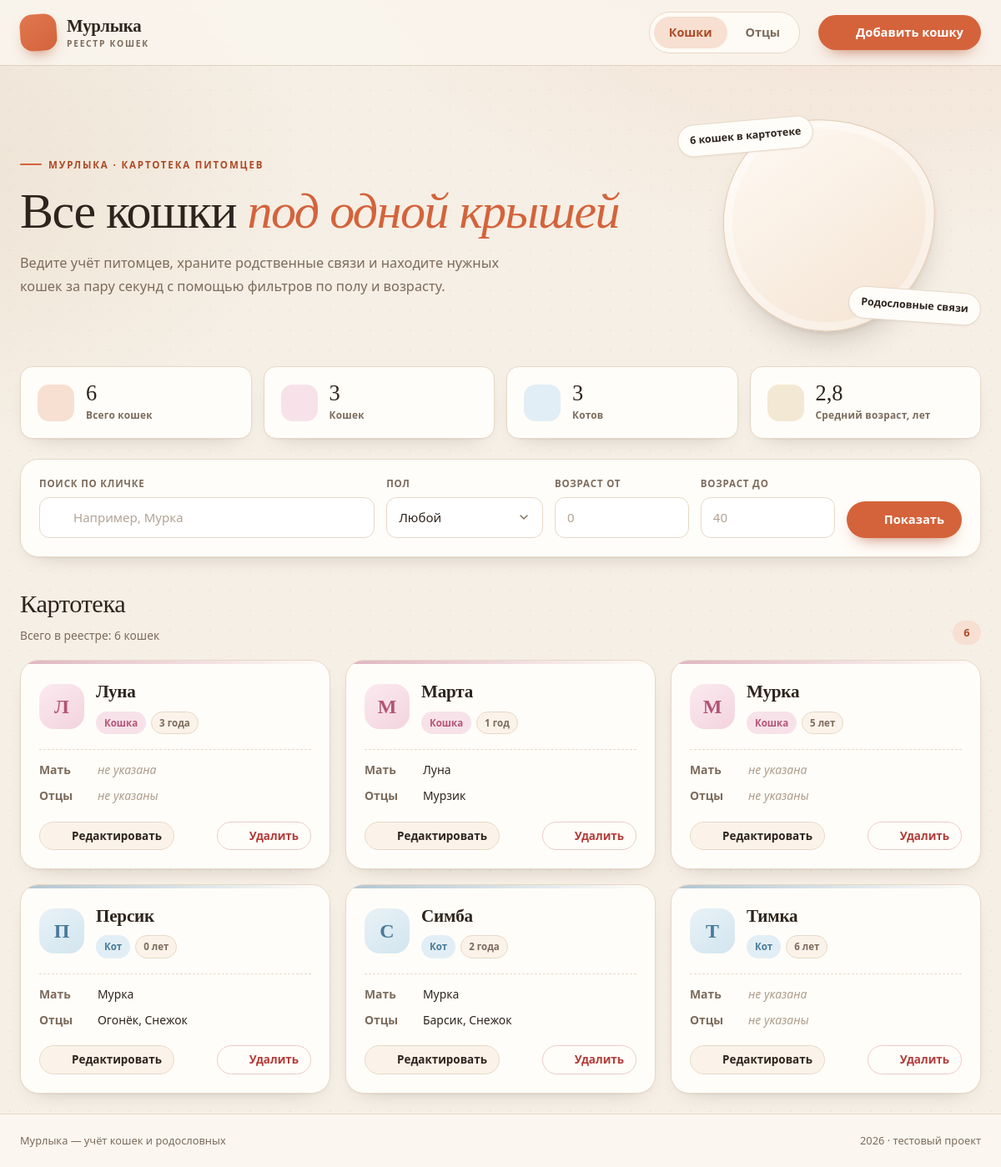
The page / on the database its author committed.
### tables this page shows
CREATE TABLE cats (
    id INT UNSIGNED NOT NULL AUTO_INCREMENT,
    name VARCHAR(100) NOT NULL,
    sex ENUM('male', 'female') NOT NULL,
    age TINYINT UNSIGNED NOT NULL DEFAULT 0,
    mother_id INT UNSIGNED NULL DEFAULT NULL,
    created_at TIMESTAMP NOT NULL DEFAULT CURRENT_TIMESTAMP,
    PRIMARY KEY (id),
    KEY idx_cats_sex (sex),
    KEY idx_cats_age (age),
    KEY idx_cats_mother (mother_id),
    CONSTRAINT fk_cats_mother FOREIGN KEY (mother_id) REFERENCES cats (id)
        ON DELETE SET NULL
        ON UPDATE CASCADE
);

### db.php (called while the page is built, shortened)
<?php
function db(): PDO
{
    static $pdo = null;
    if ($pdo instanceof PDO) {
        return $pdo;
    }
    $dsn = sprintf('mysql:host=%s;dbname=%s;charset=%s', DB_HOST, DB_NAME, DB_CHARSET);
    try {
        $pdo = new PDO($dsn, DB_USER, DB_PASS, [
            PDO::ATTR_ERRMODE => PDO::ERRMODE_EXCEPTION,
            PDO::ATTR_DEFAULT_FETCH_MODE => PDO::FETCH_ASSOC,
            PDO::ATTR_EMULATE_PREPARES => false,
        ]);
    } catch (PDOException $exception) {
        error_log('Database connection failed: ' . $exception->getMessage());
        http_response_code(500);
        exit('Не удалось подключиться к базе данных. Проверьте настройки подключения.');
    }
    return $pdo;
}

### index.php (the view, shortened to what this page needs)
<?php
require_once __DIR__ . '/helpers.php';
require_once __DIR__ . '/db.php';
$q = trim((string) ($_GET['q'] ?? ''));
$sex = (string) ($_GET['sex'] ?? '');
if (!in_array($sex, ['male', 'female'], true)) {
    $sex = '';
}
$ageMin = int_query('age_min', 0, 40);
$ageMax = int_query('age_max', 0, 40);
$params = [];
$sql = "
    SELECT
        c.id,
        c.name,
        c.sex,
        c.age,
        c.mother_id,
        m.name AS mother_name,
        (
            SELECT GROUP_CONCAT(f.name ORDER BY f.name SEPARATOR ', ')
            FROM cat_fathers cf
            INNER JOIN fathers f ON f.id = cf.father_id
            WHERE cf.cat_id = c.id
        ) AS fathers_names
    FROM cats c
    LEFT JOIN cats m ON m.id = c.mother_id
";
$sql .= ' ORDER BY c.name ASC, c.id ASC';
$statement = db()->prepare($sql);
$statement->execute($params);
$cats = $statement->fetchAll();
$stats = db()->query(
    "SELECT
        COUNT(*) AS total,
        COALESCE(SUM(sex = 'female'), 0) AS females,
        COALESCE(SUM(sex = 'male'), 0) AS males,
        COALESCE(AVG(age), 0) AS avg_age
     FROM cats"
)->fetch();
$total = (int) $stats['total'];
$hasFilters = $q !== '' || $sex !== '' || $ageMin !== null || $ageMax !== null;
$averageAge = $total > 0 ? number_format((float) $stats['avg_age'], 1, ',', '') : '—';
$activeNav = 'cats';
require __DIR__ . '/partials/header.php';
?>
<section class="hero">
    <div class="hero-copy">
        <span class="eyebrow"><?= e(SITE_NAME) ?> · картотека питомцев</span>
        <h1>Все кошки <em>под одной крышей</em></h1>
        <p>
            Ведите учёт питомцев, храните родственные связи и находите нужных кошек
            за пару секунд с помощью фильтров по полу и возрасту.
        </p>
    </div>
    <div class="hero-art" aria-hidden="true">
        <div class="hero-paw">
            <?= icon('paw', 'hero-paw-icon') ?>
        </div>
        <span class="hero-chip hero-chip--one"><?= e(cats_count($total)) ?> в картотеке</span>
        <span class="hero-chip hero-chip--two">Родословные связи</span>
    </div>
</section>
<section class="stats-grid" aria-label="Статистика">
    <article class="stat-card">
        <span class="stat-icon stat-icon--accent"><?= icon('paw') ?></span>
        <span class="stat-body">
            <span class="stat-value"><?= $total ?></span>
            <span class="stat-label">Всего кошек</span>
        </span>
    </article>
    <article class="stat-card">
        <span class="stat-icon stat-icon--female"><?= icon('female') ?></span>
        <span class="stat-body">
            <span class="stat-value"><?= (int) $stats['females'] ?></span>
            <span class="stat-label">Кошек</span>
        </span>
    </article>
    <article class="stat-card">
        <span class="stat-icon stat-icon--male"><?= icon('male') ?></span>
        <span class="stat-body">
            <span class="stat-value"><?= (int) $stats['males'] ?></span>
            <span class="stat-label">Котов</span>
        </span>
    </article>
    <article class="stat-card">
        <span class="stat-icon stat-icon--sand"><?= icon('clock') ?></span>
        <span class="stat-body">
            <span class="stat-value"><?= e($averageAge) ?></span>
            <span class="stat-label">Средний возраст, лет</span>
        </span>
    </article>
</section>
<section class="panel filter-panel" aria-label="Фильтры">
    <form method="get" action="index.php" class="filter-form">
        <div class="field field--search">
            <label for="filter-q">Поиск по кличке</label>
            <div class="input-with-icon">
                <input
                    class="input"
                    type="search"
                    id="filter-q"
                    name="q"
                    value="<?= e($q) ?>"
                    placeholder="Например, Мурка"
                    autocomplete="off"
                >
            </div>
        </div>
        <div class="field">
            <label for="filter-sex">Пол</label>
            <select class="select" id="filter-sex" name="sex">
                <option value="">Любой</option>
            </select>
        </div>
        <div class="field">
            <label for="filter-age-min">Возраст от</label>
            <input
                class="input"
                type="number"
                id="filter-age-min"
                name="age_min"
                min="0"
                max="40"
                value="<?= $ageMin !== null ? e((string) $ageMin) : '' ?>"
                placeholder="0"
            >
        </div>
        <div class="field">
            <label for="filter-age-max">Возраст до</label>
            <input
                class="input"
                type="number"
                id="filter-age-max"
                name="age_max"
                min="0"
                max="40"
                value="<?= $ageMax !== null ? e((string) $ageMax) : '' ?>"
                placeholder="40"
            >
        </div>
        <div class="filter-actions">
            <button class="btn btn-primary" type="submit"><?= icon('search', 'icon icon-sm') ?>Показать</button>
        </div>
    </form>
</section>
<section class="cats-section" aria-label="Список кошек">
    <div class="section-head">
        <div>
            <h2><?= $hasFilters ? 'Результаты' : 'Картотека' ?></h2>
            <p class="section-sub">
                <?= $hasFilters
                    ? 'По выбранным условиям: ' . e(cats_count(count($cats)))
                    : 'Всего в реестре: ' . e(cats_count($total)) ?>
            </p>
        </div>
        <span class="count-pill"><?= count($cats) ?></span>
    </div>
    <?php if ($cats === []): ?>
        <div class="empty-state">
            <span class="empty-icon"><?= icon('paw') ?></span>
            <?php if ($hasFilters): ?>
                <h3>Ничего не нашлось</h3>
                <p>Попробуйте изменить условия фильтра или сбросить их.</p>
                <a class="btn btn-primary" href="index.php">Сбросить фильтры</a>
            <?php else: ?>
                <h3>Здесь пока пусто</h3>
                <p>Добавьте первую кошку, чтобы начать вести картотеку.</p>
                <a class="btn btn-primary" href="cat_form.php"><?= icon('plus', 'icon icon-sm') ?>Добавить кошку</a>
            <?php endif; ?>
        </div>
    <?php else: ?>
        <div class="cats-grid">
            <?php foreach ($cats as $cat): ?>
                <?php
                $catId = (int) $cat['id'];
                $catSex = (string) $cat['sex'];
                $catAge = (int) $cat['age'];
                $confirmText = 'Удалить кошку «' . $cat['name'] . '»? Запись и связи с отцами будут удалены.';
                ?>
                <article class="cat-card cat-card--<?= e($catSex) ?>">
                    <div class="cat-top">
                        <div class="cat-avatar cat-avatar--<?= e($catSex) ?>">
                            <?= e(initials((string) $cat['name'])) ?>
                        </div>
                        <div class="cat-title">
                            <h3><?= e($cat['name']) ?></h3>
                            <div class="badges">
                                <span class="badge badge-sex badge-sex--<?= e($catSex) ?>">
                                    <?= e(sex_label($catSex)) ?>
                                </span>
                                <span class="badge"><?= e(format_age($catAge)) ?></span>
                            </div>
                        </div>
                    </div>
                    <dl class="cat-details">
                        <div>
                            <dt>Мать</dt>
                            <dd>
                                <?php if ($cat['mother_name'] !== null): ?>
                                    <?= e($cat['mother_name']) ?>
                                <?php else: ?>
                                    <span class="is-empty">не указана</span>
                                <?php endif; ?>
                            </dd>
                        </div>
                        <div>
                            <dt>Отцы</dt>
                            <dd>
                                <?php if ($cat['fathers_names'] !== null): ?>
                                    <?= e($cat['fathers_names']) ?>
                                <?php else: ?>
                                    <span class="is-empty">не указаны</span>
                                <?php endif; ?>
                            </dd>
                        </div>
                    </dl>
                    <div class="cat-actions">
                        <a class="btn btn-small btn-soft" href="cat_form.php?id=<?= $catId ?>">
                            <?= icon('edit', 'icon icon-sm') ?>Редактировать
                        </a>
                        <form method="post" action="cat_delete.php" data-confirm="<?= e($confirmText) ?>">
                            <button class="btn btn-small btn-danger-ghost" type="submit">
                                <?= icon('trash', 'icon icon-sm') ?>Удалить
                            </button>
                        </form>
                    </div>
                </article>
            <?php endforeach; ?>
        </div>
    <?php endif; ?>
</section>
<?php require __DIR__ . '/partials/footer.php'; ?>

### partials/header.php (shortened to what this page needs)
<?php
$activeNav = $activeNav ?? '';
?>
<!DOCTYPE html>
<html lang="ru">
<head>
    <link rel="stylesheet" href="assets/style.css">
</head>
<body>
<header class="site-header">
    <div class="container header-inner">
        <a class="brand" href="index.php" aria-label="<?= e(SITE_NAME) ?>, на главную">
            <span class="brand-mark"><?= icon('paw') ?></span>
            <span class="brand-text">
                <strong><?= e(SITE_NAME) ?></strong>
                <small>реестр кошек</small>
            </span>
        </a>
        <nav class="main-nav" aria-label="Основная навигация">
            <a class="nav-link <?= $activeNav === 'cats' ? 'is-active' : '' ?>" href="index.php">Кошки</a>
            <a class="nav-link <?= $activeNav === 'fathers' ? 'is-active' : '' ?>" href="fathers.php">Отцы</a>
        </nav>
        <a class="btn btn-primary header-cta" href="cat_form.php">
            <?= icon('plus', 'icon icon-sm') ?>
            <span>Добавить кошку</span>
        </a>
    </div>
</header>
<main class="container main-content">

### helpers.php (shortened to what this page needs)
<?php
function e(mixed $value): string
{
    return htmlspecialchars((string) $value, ENT_QUOTES | ENT_SUBSTITUTE, 'UTF-8');
}
function sex_label(?string $sex): string
{
    return $sex === 'male' ? 'Кот' : 'Кошка';
}
function plural(int $number, string $one, string $few, string $many): string
{
    $mod100 = $number % 100;
    return match ($number % 10) {
        1 => $one,
        2, 3, 4 => $few,
        default => $many,
    };
}
function format_age(int $age): string
{
    return $age . ' ' . plural($age, 'год', 'года', 'лет');
}
function cats_count(int $count): string
{
    return $count . ' ' . plural($count, 'кошка', 'кошки', 'кошек');
}
function initials(string $name): string
{
    $name = trim($name);
    return $name === '' ? '?' : mb_strtoupper(mb_substr($name, 0, 1));
}
function int_query(string $key, int $min, int $max): ?int
{
    $raw = $_GET[$key] ?? null;
    if (!is_string($raw) || trim($raw) === '') {
        return null;
    }
    $value = filter_var($raw, FILTER_VALIDATE_INT, [
        'options' => ['min_range' => $min, 'max_range' => $max],
    ]);
    return $value === false ? null : $value;
}
function icon(string $name, string $class = 'icon'): string
{
    $paths = [
        'paw' => '<ellipse cx="5.5" cy="10.5" rx="2" ry="2.6" transform="rotate(-22 5.5 10.5)"/><ellipse cx="10" cy="5.8" rx="2" ry="2.7" transform="rotate(-8 10 5.8)"/><ellipse cx="17.4" cy="6.2" rx="2" ry="2.7" transform="rotate(14 17.4 6.2)"/><ellipse cx="20.8" cy="11.6" rx="2" ry="2.6" transform="rotate(30 20.8 11.6)"/><path d="M8.1 15.1c1-1.7 2.5-2.6 3.9-2.6s2.9.9 3.9 2.6c1.2 1.9.6 4.3-1.2 5.2-1.2.6-2.1-.3-3.4-.3s-2.3.9-3.4.3c-1.8-.9-2.4-3.3 0.2-5.2z"/>',
        'cat' => '<path d="M4.5 10.5 5.5 4l4 2.7a9.5 9.5 0 0 1 5 0L18.5 4l1 6.5v4.6a6.5 6.5 0 0 1-6.5 6.5h-2a6.5 6.5 0 0 1-6.5-6.5z"/><path d="M9.2 14.5h.01M15 14.5h.01M11 17.4h2"/>',
        'female' => '<circle cx="12" cy="9" r="5"/><path d="M12 14v7M9 18h6"/>',
        'male' => '<circle cx="10" cy="14" r="5"/><path d="m14.5 9.5 5-5M15.5 4h4.5v4.5"/>',
        'clock' => '<circle cx="12" cy="12" r="9"/><path d="M12 7.5V12l3 2"/>',
        'plus' => '<path d="M12 5v14M5 12h14"/>',
        'search' => '<circle cx="11" cy="11" r="7"/><path d="m20 20-3.6-3.6"/>',
        'edit' => '<path d="M12 20h9"/><path d="M16.6 3.4a2.1 2.1 0 0 1 3 3L7.1 18.9l-4 1 1-4z"/>',
        'trash' => '<path d="M3 6h18"/><path d="M8 6V4a1 1 0 0 1 1-1h6a1 1 0 0 1 1 1v2"/><path d="m19 6-1 14a2 2 0 0 1-2 2H8a2 2 0 0 1-2-2L5 6"/><path d="M10 11v6M14 11v6"/>',
        'arrow-left' => '<path d="M19 12H5M12 19l-7-7 7-7"/>',
        'users' => '<path d="M16 21v-2a4 4 0 0 0-4-4H6a4 4 0 0 0-4 4v2"/><circle cx="9" cy="7" r="4"/><path d="M22 21v-2a4 4 0 0 0-3-3.87M16 3.13a4 4 0 0 1 0 7.75"/>',
        'info' => '<circle cx="12" cy="12" r="9"/><path d="M12 11v5M12 8h.01"/>',
        'heart' => '<path d="M20.8 4.6a5.5 5.5 0 0 0-7.8 0L12 5.7l-1-1.1a5.5 5.5 0 0 0-7.8 7.8l1 1.1L12 21l7.8-7.5 1-1.1a5.5 5.5 0 0 0 0-7.8z"/>',
        'check' => '<path d="M20 6 9 17l-5-5"/>',
        'alert' => '<path d="M10.3 3.9 1.8 18a2 2 0 0 0 1.7 3h17a2 2 0 0 0 1.7-3L13.7 3.9a2 2 0 0 0-3.4 0z"/><path d="M12 9v4M12 17h.01"/>',
    ];
    $content = $paths[$name] ?? $paths['paw'];
    return '<svg class="' . e($class) . '" viewBox="0 0 24 24" fill="none" stroke="currentColor" stroke-width="1.8" stroke-linecap="round" stroke-linejoin="round" aria-hidden="true">' . $content . '</svg>';
}

### partials/footer.php (shortened to what this page needs)
</main>
<footer class="site-footer">
    <div class="container footer-inner">
        <span><?= e(SITE_NAME) ?> — учёт кошек и родословных</span>
        <span><?= date('Y') ?> · тестовый проект</span>
    </div>
</footer>
</body>
</html>

### rows shown on the page
cats: name "Л", name "Луна", sex "Кошка", age "3 года", shows "не указана", shows "не указаны"
cats: name "М", name "Марта", sex "Кошка", age "1 год", mother.name "Луна", fathers_names "Мурзик"
cats: name "М", name "Мурка", sex "Кошка", age "5 лет", shows "не указана", shows "не указаны"
cats: name "П", name "Персик", sex "Кот", age "0 лет", mother.name "Мурка", fathers_names "Огонёк, Снежок"
cats: name "С", name "Симба", sex "Кот", age "2 года", mother.name "Мурка", fathers_names "Барсик, Снежок"
cats: name "Т", name "Тимка", sex "Кот", age "6 лет", shows "не указана", shows "не указаны"

### other values the page prints
SITE_NAME "Мурлыка"
SITE_NAME "МУРЛЫКА"
cats_count($total) "6 кошек"
$total "6"
$stats['females'] "3"
$stats['males'] "3"
$averageAge "2,8"
count($cats) "6"
